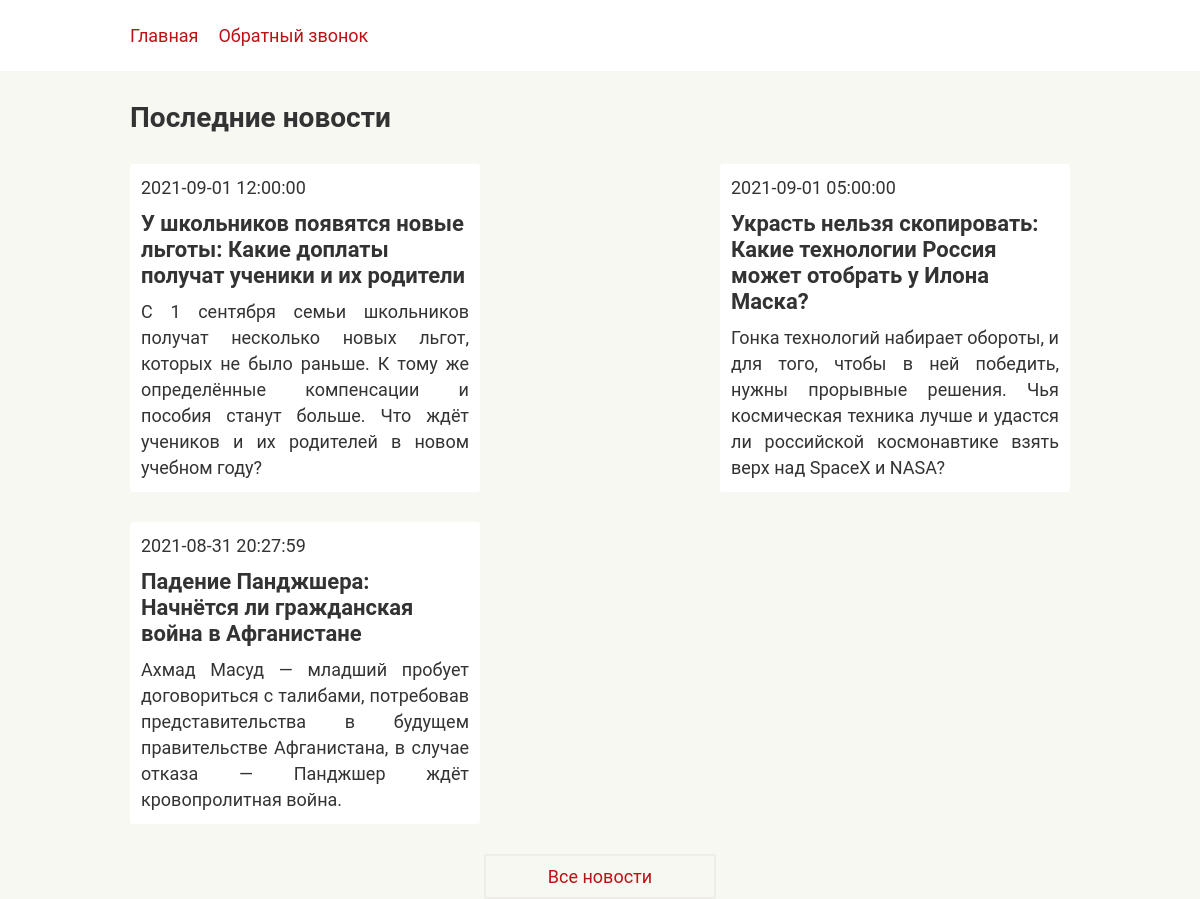
The page / on the database its author committed.
### tables this page shows
CREATE TABLE `news` (
  `id` int UNSIGNED NOT NULL,
  `date` datetime NOT NULL,
  `name` text NOT NULL,
  `description` text NOT NULL,
  `text` text NOT NULL,
  `img` text NOT NULL
);

### index.php (the view, shortened to what this page needs)
<!DOCTYPE html>
<html lang="ru">
<head>
  <link rel="stylesheet" href="css/style.css">
</head>
<body>
  <header>
    <div class="container">
      <nav class="nav">
        <ul class="nav-list">
          <li class="nav-item"><a href="index.php" class="link">Главная</a></li>
          <li class="nav-item"><a href="form.html" class="link">Обратный звонок</a></li>
        </ul>
      </nav>
    </div>
  </header>
  <main>
    <div class="container">
      <div class="news">
        <?
          require_once 'php/connection.php';
          $link = mysqli_connect($servername, $username, $password, $dbname)
          or die("Ошибка " . mysqli_error($link));
        ?>
        <h2 class="news-name">Последние новости</h2>
        <div class="news-bar">
          <?
            $query ="SELECT * FROM news ORDER by date DESC LIMIT 3";
            $result = mysqli_query($link, $query) or die("Ошибка " . mysqli_error($link));
            if (mysqli_num_rows($result) > 0) {
              while($row = mysqli_fetch_row($result)) :?>
                <div class="news-block">
                  <a href="article.php?id=<?echo $row[0];?>" class="news-block-link">
                    <div class="news-block-time"><?echo $row[1];?></div>
                    <p class="news-block-article"><?echo $row[2];?></p>
                    <p class="news-block-announce"><? echo $row[3];?></p>
                  </a>
                </div>
              <? endwhile;
            }
            else {
              echo "0 results";
            }
          ?>
        </div>
        <div class="all-news-block">
          <a href="news.php" class="link all-news">Все новости</a>
        </div>
      </div>
    </div>
  </main>
</body>
</html>

### css/style.css (style rules this page uses)
* { box-sizing: border-box; }
a { outline:none; text-decoration: none; }
h1,h2,h3,h4,h5,h6 { margin: 0; padding: 0; }
p { margin: 0; padding: 0; }
ul { border: 0px solid; list-style: none; margin: 0; padding: 0; }
body { margin: 0; padding: 0; height: 100%; background: #f8f8f3; font-size: 18px; font-family: Roboto; font-weight: 400 ; }
header { background: #fff; }
.container { margin: 0 auto; padding: 0 15px; max-width: 1200px; }
@media (max-width:1200px) { .container { max-width:970px; } }
.nav { margin: 0 0 30px 0; padding: 25px 0; width: 100%; }
.nav-list { display: flex; flex-direction: row; }
.nav-item { margin: 0 20px 0 0; }
.link { color: #be1116; }
.news { margin: 30px 0 auto; }
.news-name { margin: 0 0 30px 0; color: #333; font-size: 28px; font-weight: 700; }
.news-bar { display: flex; justify-content: space-between ; flex-wrap: wrap; }
.news-block { max-width:350px; padding: 10px; margin: 0 0 30px 0; background:#fff; border: 1px solid #fff; border-radius: 3px; line-height: 26px; }
.news-block-link { color:#333; }
.news-block-time { margin: 0 0 10px 0; }
.news-block-article { margin: 0 0 10px 0; font-size: 22px; font-weight:700; }
.news-block-announce { text-align: justify; }
.all-news-block { display: flex; justify-content: center; }
.link.all-news { padding: 10px 62px; border: 2px solid #eeeee7; }

### rows shown on the page
news: date "2021-09-01 12:00:00", name "У школьников появятся новые льготы: Какие доплаты получат ученики и их родители", description "С 1 сентября семьи школьников получат несколько новых льгот, которых не было раньше. К тому же определённые компенсации и пособия станут больше. Что ждёт учеников и их родителей в новом учебном году?"
news: date "2021-09-01 05:00:00", name "Украсть нельзя скопировать: Какие технологии Россия может отобрать у Илона Маска?", description "Гонка технологий набирает обороты, и для того, чтобы в ней победить, нужны прорывные решения. Чья космическая техника лучше и удастся ли российской космонавтике взять верх над SpaceX и NASA?"
news: date "2021-08-31 20:27:59", name "Падение Панджшера: Начнётся ли гражданская война в Афганистане", description "Ахмад Масуд — младший пробует договориться с талибами, потребовав представительства в будущем правительстве Афганистана, в случае отказа — Панджшер ждёт кровопролитная война."
